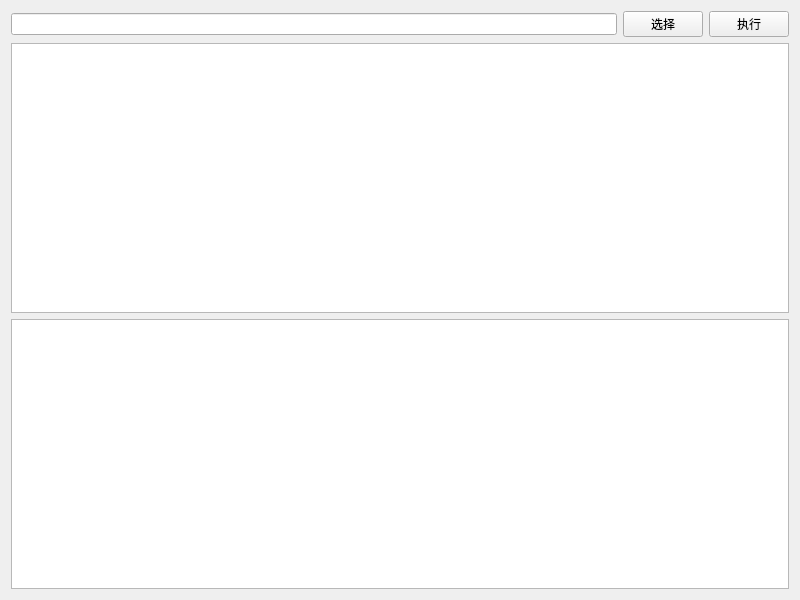
<?xml version="1.0" encoding="UTF-8"?>
<ui version="4.0">
 <class>frmCodeClean</class>
 <widget class="QWidget" name="frmCodeClean">
  <property name="geometry">
   <rect>
    <x>0</x>
    <y>0</y>
    <width>800</width>
    <height>600</height>
   </rect>
  </property>
  <property name="windowTitle">
   <string>Form</string>
  </property>
  <layout class="QVBoxLayout" name="verticalLayout">
   <item>
    <layout class="QHBoxLayout" name="horizontalLayout">
     <item>
      <widget class="QLineEdit" name="txtFile"/>
     </item>
     <item>
      <widget class="QPushButton" name="btnSelect">
       <property name="text">
        <string>选择</string>
       </property>
      </widget>
     </item>
     <item>
      <widget class="QPushButton" name="btnDo">
       <property name="text">
        <string>执行</string>
       </property>
      </widget>
     </item>
    </layout>
   </item>
   <item>
    <widget class="QTextEdit" name="txtCode"/>
   </item>
   <item>
    <widget class="QTextEdit" name="txtResult"/>
   </item>
  </layout>
 </widget>
 <resources/>
 <connections/>
</ui>
